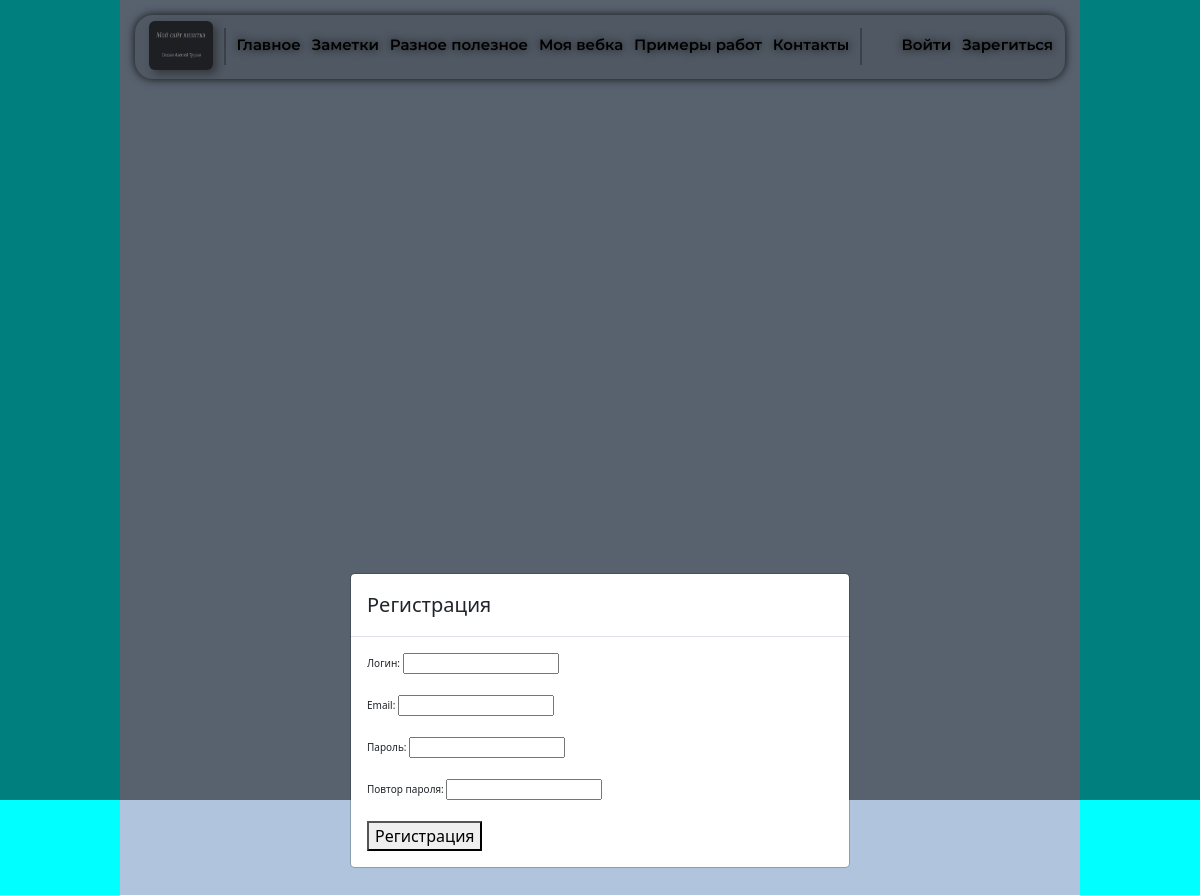
Screenshot of /register/ with the database file from the repository.
### main/models.py (models this page shows)
class Menu(models.Model):
    menu_item = models.CharField(max_length=255)
    urls = models.CharField(max_length=255)
    icon = models.CharField(max_length=255, blank=True)
    class Meta:
        verbose_name = 'Меню'
        verbose_name_plural = 'Меню'
        ordering = ['pk', 'menu_item']

### main/views.py (the view, shortened to what this page needs)
# urls.py: path('register/', RegisterUser.as_view(), name='registration'),
class RegisterUser(CreateView):
    form_class = RegisterUserForm
    template_name = 'main/register.html'
    success_url = 'main/login.html'
    context_object_name = 'posts'
    def get_context_data(self, **kwargs):
        context = super().get_context_data(**kwargs)
        context['title'] = 'Регистрация'
        context['head_1'] = 'main/head-1.html'
        context['menu'] = list(Menu.objects.prefetch_related('tags').all())
        return context

### main/forms.py
class RegisterUserForm(UserCreationForm):
    username = forms.CharField(label='Логин', widget=forms.TextInput(attrs={'class': 'form-input'}))
    email = forms.EmailField(label='Email', widget=forms.TextInput(attrs={'class': 'form-input'}))
    password1 = forms.CharField(label='Пароль', widget=forms.PasswordInput(attrs={'class': 'form-input'}))
    password2 = forms.CharField(label='Повтор пароля', widget=forms.PasswordInput(attrs={'class': 'form-input'}))
    class Meta:
        model = User
        fields = ('username', 'email', 'password1', 'password2')

### main/templates/main/register.html (shortened to what this page needs)
{% extends 'main/base.html' %}
{% load static %}
{% block main %}
  <div class="modal fade" id="staticBackdrop" tabindex="-1" data-bs-backdrop="static" data-bs-keyboard="false" aria-labelledby="exampleModalLabel" aria-hidden="true">
    <div class="modal-dialog modal-dialog-centered">
      <div class="modal-content">
        <div class="modal-header">
          <h5 class="modal-title" id="staticBackdropLabel">Регистрация</h5>
        </div>
        <div class="modal-body">
          <form method="post">
            {% for f in form %}
              <p style="font-size: 10px">
                <label style="font-size: 10px" class="form-label" for="{{ f.id_for_label }}">{{ f.label }}: </label>
                {{ f }}
              </p>
            {% endfor %}
            <button type="submit">Регистрация</button>
          </form>
        </div>
      </div>
    </div>
  </div>
{% endblock %}

### main/templates/main/head-1.html
{% load static %}
<div class="raw col-12">
  <div class="head">
    <div class="logo">
      <a href="{% url 'home' %}">
        <img class="logo_img" src="{% static 'main/img/logo1.png' %}" alt="logo">
      </a>
    </div>
    <div class="menu-vert-line">
      <img src="{% static 'main/img/Линия 1-vert-line-.png' %}" alt="logo">
    </div>
    <div class="main-menu-left">
      {% for m in menu %}
      <div class="menu" title="menu">
        <a href="{% url m.urls %}">
          <p class="menu-left">{{ m.menu_item }}</p>
        </a>
      </div>
      {% endfor %}
    </div>
    <div class="menu-vert-line">
      <img src="{% static 'main/img/Линия 1-vert-line-.png' %}" alt="logo">
    </div>
    <div class="main-menu-right">
      {% if request.user.is_authenticated %}
      <div class="menu-log">
          <p class="menu-right">{{ user.username }}</p>
      </div>
      <div class="menu-log">
        <a href="{% url 'logout' %}">
          <p class="menu-right">Выйти</p>
        </a>
      </div>
      {% else %}
      <div class="menu-log">
        <a href="{% url 'login' %}">
          <p class="menu-right">Войти</p>
        </a>
      </div>
      <div class="menu-log">
        <a href="{% url 'registration' %}">
          <p class="menu-right">Зарегиться</p>
        </a>
      </div>
      {% endif %}
    </div>
  </div>
</div>

### main/static/main/css/main-header.css (style rules this page uses)
body { padding: 0px; margin: 0px; border: none; background-color: aqua; }
*, *::before, *::after { box-sizing: border-box; }
.head { display: flex; margin: 20px 20px 0 20px; font-family: Montserrat, sans-serif; font-size: 20px; font-weight: 600; line-height: 24px; overflow: hidden; background-color: #9EB0C6; border-radius: 18px; -webkit-filter: drop-shadow(0 0 5px #202020); filter: drop-shadow(0 0 5px #202020); }
.logo { margin: 6px 2vw 9px 14px; }
.logo a img { border-radius: 6px; width: 64px; height: 49px; opacity: 70%; }
.logo_img { -webkit-filter: drop-shadow(4px 4px 4px #575757); filter: drop-shadow(4px 4px 4px #575757); }
.main-menu-left { display: flex; }
.main-menu-right { display: flex; flex-direction: row; justify-content: flex-end; margin-left: auto; }
.menu-vert-line { margin-top: 13px; margin-right: 2.1vw; }
.menu { display: block; position: relative; margin-right: 2.1vw; margin-top: 19px; color: black; }
.menu-log { display: block; position: relative; margin-top: 19px; }
.menu-log:last-child { margin-left: 1.5vw; margin-right: 1vw; }
.menu a, .menu-log a { text-decoration: none; color: black; font-size: 1em; }
.menu-right, .menu-left { -webkit-filter: drop-shadow(0 0 4px #202020); filter: drop-shadow(0 0 4px #202020); }

### main/static/main/css/main-main.css (style rules this page uses)
.head { font-family: Montserrat, sans-serif; line-height: 29px; }

### main/static/main/css/adaptiv-style.css (style rules this page uses)
@media screen and (max-width: 1800px) { .head { font-size: 19px; margin: 19px 19px 0 19px; line-height: 27px; } }
@media screen and (max-width: 1800px) { .logo { margin: 6px 1.7vw 9px 14px; } }
@media screen and (max-width: 1800px) { .menu-vert-line { margin-top: 13px; margin-right: 1.8vw; } }
@media screen and (max-width: 1800px) { .menu { margin-right: 1.8vw; } }
@media screen and (max-width: 1800px) { .menu-log:last-child { margin-left: 1.5vw; margin-right: 1vw; } }
@media screen and (max-width: 1650px) { .head { font-size: 18px; margin: 18px 18px 0 18px; line-height: 25px; } }
@media screen and (max-width: 1650px) { .logo { margin: 6px 1.5vw 9px 14px; } }
@media screen and (max-width: 1650px) { .menu-vert-line { margin-top: 13px; margin-right: 1.5vw; } }
@media screen and (max-width: 1650px) { .menu { margin-right: 1.5vw; } }
@media screen and (max-width: 1650px) { .menu-log:last-child { margin-left: 1.5vw; margin-right: 1vw; } }
@media screen and (max-width: 1500px) { .head { font-size: 17px; margin: 17px 17px 0 17px; line-height: 23px; } }
@media screen and (max-width: 1500px) { .logo { margin: 6px 1.3vw 9px 14px; } }
@media screen and (max-width: 1500px) { .menu-vert-line { margin-top: 13px; margin-right: 1.3vw; } }
@media screen and (max-width: 1500px) { .menu { margin-right: 1.3vw; } }
@media screen and (max-width: 1500px) { .menu-log:last-child { margin-left: 1.3vw; margin-right: 1vw; } }
@media screen and (max-width: 1380px) { .head { font-size: 16px; margin: 16px 16px 0 16px; line-height: 21px; } }
@media screen and (max-width: 1380px) { .logo { margin: 6px 1.1vw 9px 14px; } }
@media screen and (max-width: 1380px) { .menu-vert-line { margin-top: 13px; margin-right: 1.1vw; } }
@media screen and (max-width: 1380px) { .menu { margin-right: 1.1vw; } }
@media screen and (max-width: 1380px) { .menu-log:last-child { margin-left: 1.1vw; margin-right: 1vw; } }
@media screen and (max-width: 1285px) { .head { font-size: 15px; margin: 15px 15px 0 15px; line-height: 21px; } }
@media screen and (max-width: 1285px) { .logo { margin: 6px 0.9vw 9px 14px; } }
@media screen and (max-width: 1285px) { .menu-vert-line { margin-top: 13px; margin-right: 0.9vw; } }
@media screen and (max-width: 1285px) { .menu { margin-right: 0.9vw; } }
@media screen and (max-width: 1285px) { .menu-log:last-child { margin-left: 0.9vw; margin-right: 1vw; } }

### rows the page displays
Menu: menu_item "Главное"
Menu: menu_item "Заметки"
Menu: menu_item "Разное полезное"
Menu: menu_item "Моя вебка"
Menu: menu_item "Примеры работ"
Menu: menu_item "Контакты"

### other values shown
{{ f.label }} "Логин" "Email" "Пароль" "Повтор пароля"
